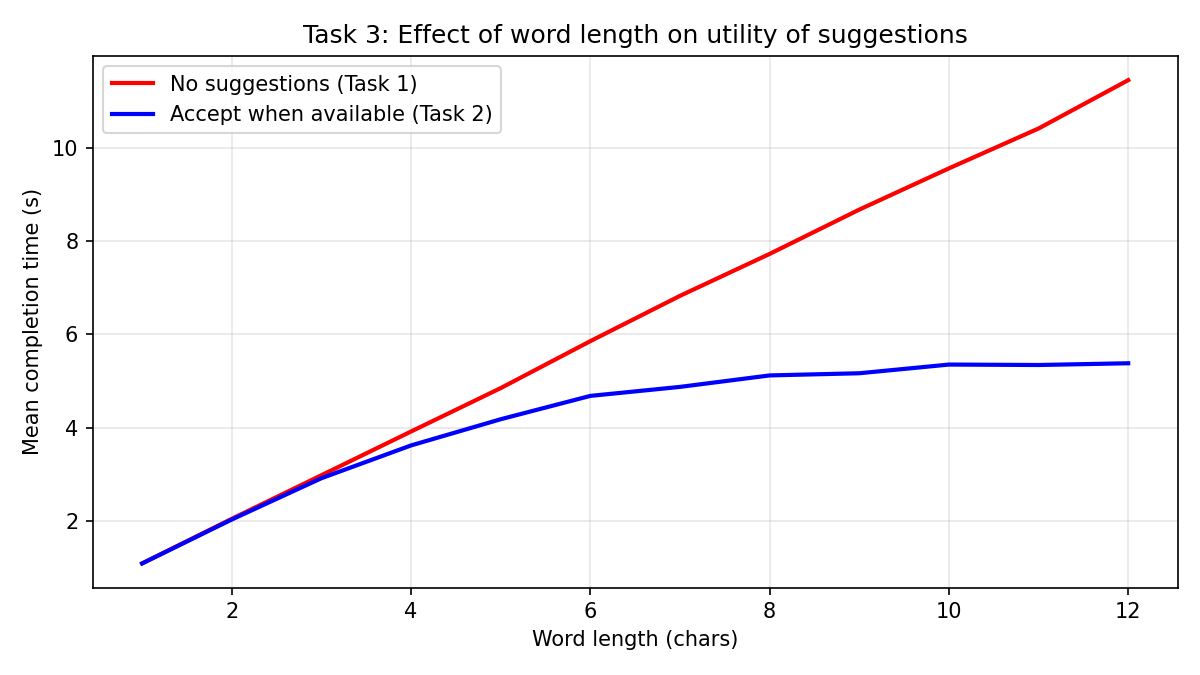

Recreate this plot in Python.
# imports 2023148006_1.py (no AC) and 2023148006_2.py (AC),
# runs the simulations, shows a single overall progress bar,
# and plots mean completion time vs word length.

import argparse
import importlib.util
import random
import string
import datetime
from statistics import mean
from types import SimpleNamespace
import matplotlib.pyplot as plt


def load_module_from_path(name: str, path: str):
    spec = importlib.util.spec_from_file_location(name, path)
    if spec is None or spec.loader is None:
        raise ImportError(f"cannot load module from {path}")
    mod = importlib.util.module_from_spec(spec)
    spec.loader.exec_module(mod)
    return mod


def random_word(rng: random.Random, m: int) -> str:
    letters = string.ascii_lowercase
    return "".join(rng.choice(letters) for _ in range(m))


def print_bar(prefix: str, curr: int, total: int, width: int = 42, suffix: str = ""):
    frac = 0 if total == 0 else curr / total
    filled = int(frac * width)
    bar = "█" * filled + "─" * (width - filled)
    pct = f"{frac*100:6.2f}%"
    print(f"\r{prefix} [{bar}] {pct} {suffix}", end="", flush=True)


def build_args_namespace(base, target_word: str, seed: int):
    return SimpleNamespace(
        random_seed=seed,
        N=base.N,
        L=base.L,
        K=base.K,
        a=base.a,
        b=base.b,
        c=base.c,
        d=base.d,
        E=base.E,
        target_word=target_word,
    )


def main():
    ap = argparse.ArgumentParser(description="Task 3 driver")
    ap.add_argument("--no_ac_path", type=str, default="2023148006_1.py")
    ap.add_argument("--ac_path", type=str, default="2023148006_2.py")
    ap.add_argument("--min_len", type=int, default=1)
    ap.add_argument("--max_len", type=int, default=12)
    ap.add_argument("--trials", type=int, default=1000)
    ap.add_argument("--random_seed", type=int, default=datetime.datetime.now().microsecond)  # seed for driver's seed

    ap.add_argument("--N", type=int, default=4)
    ap.add_argument("--L", type=float, default=0.1)   # TA: 0.1
    ap.add_argument("--K", type=float, default=3.0)
    ap.add_argument("--a", type=float, default=0.1)
    ap.add_argument("--b", type=float, default=0.25)  # TA: 0.25
    ap.add_argument("--c", type=float, default=0.2)
    ap.add_argument("--d", type=float, default=0.15)
    ap.add_argument("--E", type=float, default=0.04)
    ap.add_argument("--outfile", type=str, default="2023148006_3.png")
    args = ap.parse_args()

    noac_mod = load_module_from_path("noac_mod", args.no_ac_path)
    ac_mod = load_module_from_path("ac_mod",   args.ac_path)

    rng = random.Random(args.random_seed)

    lengths = list(range(args.min_len, args.max_len + 1))
    means_no, means_ac = [], []

    total_steps = (args.max_len - args.min_len + 1) * args.trials * 2
    step = 0

    print(f"Params: N={args.N} L={args.L} K={args.K} a={args.a} b={args.b} c={args.c} d={args.d} E={args.E}")
    print("Running simulations…")
    print_bar("Progress:", 0, total_steps, suffix="current=")

    for m in lengths:
        times_no, times_ac = [], []
        for trial in range(args.trials):
            word = random_word(rng, m)
            # each trial has a seed that is derived from the main random seed
            # each trial's seed is a bit different
            child_seed = (args.random_seed if (args.random_seed is not None) else 0) + (m * args.trials + trial)

            noac_args = build_args_namespace(args, word, child_seed)
            ac_args = build_args_namespace(args, word, child_seed)

            t_no = noac_mod.simulate(noac_args, suppress_output=True)
            times_no.append(t_no)
            step += 1
            print_bar("Progress:", step, total_steps, suffix=f"current={m}")

            t_ac = ac_mod.simulate(ac_args, suppress_output=True)
            times_ac.append(t_ac)
            step += 1
            print_bar("Progress:", step, total_steps, suffix=f"current={m}")

        mu_no = mean(times_no)
        mu_ac = mean(times_ac)
        means_no.append(mu_no)
        means_ac.append(mu_ac)

    print()  # newline after progress bar

    # plot
    plt.figure(figsize=(8, 4.5))
    plt.plot(lengths, means_no, color="#FF0000", linewidth=2, label="No suggestions (Task 1)")
    plt.plot(lengths, means_ac, color="#0000FF", linewidth=2, label="Accept when available (Task 2)")
    plt.xlabel("Word length (chars)")
    plt.ylabel("Mean completion time (s)")
    plt.title("Task 3: Effect of word length on utility of suggestions")
    plt.grid(True, alpha=0.3)
    plt.legend()
    plt.tight_layout()
    plt.show()


if __name__ == "__main__":
    main()
